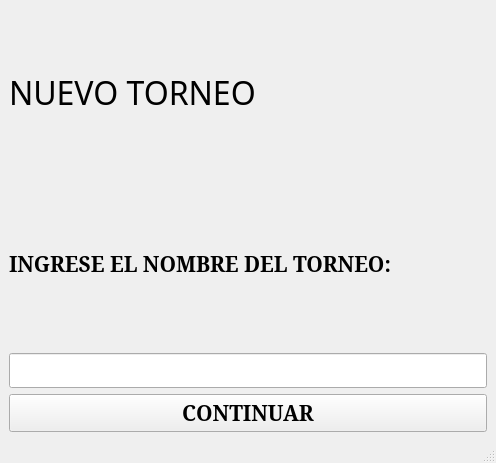
<?xml version="1.0" encoding="UTF-8"?>
<ui version="4.0">
 <class>ventana2</class>
 <widget class="QMainWindow" name="ventana2">
  <property name="geometry">
   <rect>
    <x>0</x>
    <y>0</y>
    <width>496</width>
    <height>463</height>
   </rect>
  </property>
  <property name="windowTitle">
   <string>Ventana2</string>
  </property>
  <widget class="QWidget" name="centralwidget">
   <layout class="QVBoxLayout" name="verticalLayout">
    <item>
     <widget class="QLabel" name="label">
      <property name="font">
       <font>
        <family>Cooper Black</family>
        <pointsize>24</pointsize>
       </font>
      </property>
      <property name="text">
       <string>NUEVO TORNEO</string>
      </property>
     </widget>
    </item>
    <item>
     <widget class="QLabel" name="label_2">
      <property name="font">
       <font>
        <family>Constantia</family>
        <pointsize>16</pointsize>
        <weight>75</weight>
        <bold>true</bold>
       </font>
      </property>
      <property name="text">
       <string>INGRESE EL NOMBRE DEL TORNEO:</string>
      </property>
     </widget>
    </item>
    <item>
     <widget class="QLineEdit" name="lineEdit">
      <property name="font">
       <font>
        <family>Constantia</family>
        <pointsize>14</pointsize>
        <weight>75</weight>
        <bold>true</bold>
       </font>
      </property>
      <property name="text">
       <string/>
      </property>
     </widget>
    </item>
    <item>
     <widget class="QPushButton" name="pushButton">
      <property name="font">
       <font>
        <family>Constantia</family>
        <pointsize>16</pointsize>
        <weight>75</weight>
        <bold>true</bold>
       </font>
      </property>
      <property name="text">
       <string>CONTINUAR</string>
      </property>
     </widget>
    </item>
   </layout>
  </widget>
  <widget class="QMenuBar" name="menubar">
   <property name="geometry">
    <rect>
     <x>0</x>
     <y>0</y>
     <width>496</width>
     <height>21</height>
    </rect>
   </property>
  </widget>
  <widget class="QStatusBar" name="statusbar"/>
 </widget>
 <resources/>
 <connections/>
</ui>
